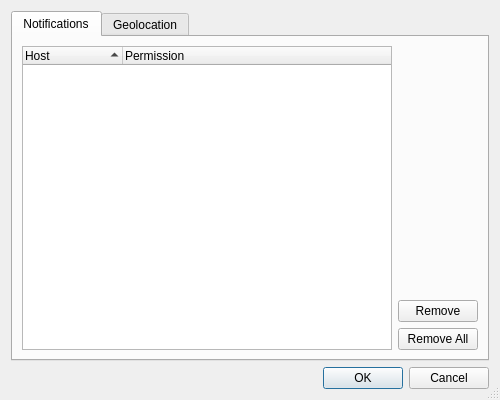
<?xml version="1.0" encoding="UTF-8"?>
<ui version="4.0">
 <class>FeaturePermissionsDialog</class>
 <widget class="QDialog" name="FeaturePermissionsDialog">
  <property name="geometry">
   <rect>
    <x>0</x>
    <y>0</y>
    <width>500</width>
    <height>400</height>
   </rect>
  </property>
  <property name="windowTitle">
   <string>HTML5 Feature Permissions</string>
  </property>
  <property name="sizeGripEnabled">
   <bool>true</bool>
  </property>
  <layout class="QVBoxLayout" name="verticalLayout_2">
   <item>
    <widget class="QTabWidget" name="tabWidget">
     <property name="currentIndex">
      <number>0</number>
     </property>
     <widget class="QWidget" name="tab">
      <attribute name="title">
       <string>Notifications</string>
      </attribute>
      <layout class="QHBoxLayout" name="horizontalLayout_2">
       <item>
        <widget class="QTreeWidget" name="notifList">
         <property name="alternatingRowColors">
          <bool>true</bool>
         </property>
         <property name="selectionMode">
          <enum>QAbstractItemView::ExtendedSelection</enum>
         </property>
         <property name="rootIsDecorated">
          <bool>false</bool>
         </property>
         <property name="itemsExpandable">
          <bool>false</bool>
         </property>
         <property name="sortingEnabled">
          <bool>true</bool>
         </property>
         <property name="allColumnsShowFocus">
          <bool>true</bool>
         </property>
         <column>
          <property name="text">
           <string>Host</string>
          </property>
         </column>
         <column>
          <property name="text">
           <string>Permission</string>
          </property>
         </column>
        </widget>
       </item>
       <item>
        <layout class="QVBoxLayout" name="verticalLayout_3">
         <item>
          <spacer name="verticalSpacer_2">
           <property name="orientation">
            <enum>Qt::Vertical</enum>
           </property>
           <property name="sizeHint" stdset="0">
            <size>
             <width>20</width>
             <height>40</height>
            </size>
           </property>
          </spacer>
         </item>
         <item>
          <widget class="QPushButton" name="notifRemoveButton">
           <property name="text">
            <string>Remove</string>
           </property>
          </widget>
         </item>
         <item>
          <widget class="QPushButton" name="notifRemoveAllButton">
           <property name="text">
            <string>Remove All</string>
           </property>
          </widget>
         </item>
        </layout>
       </item>
      </layout>
     </widget>
     <widget class="QWidget" name="tab_2">
      <attribute name="title">
       <string>Geolocation</string>
      </attribute>
      <layout class="QHBoxLayout" name="horizontalLayout">
       <item>
        <widget class="QTreeWidget" name="geoList">
         <property name="alternatingRowColors">
          <bool>true</bool>
         </property>
         <property name="selectionMode">
          <enum>QAbstractItemView::ExtendedSelection</enum>
         </property>
         <property name="rootIsDecorated">
          <bool>false</bool>
         </property>
         <property name="itemsExpandable">
          <bool>false</bool>
         </property>
         <property name="sortingEnabled">
          <bool>true</bool>
         </property>
         <property name="allColumnsShowFocus">
          <bool>true</bool>
         </property>
         <column>
          <property name="text">
           <string>Host</string>
          </property>
         </column>
         <column>
          <property name="text">
           <string>Permission</string>
          </property>
         </column>
        </widget>
       </item>
       <item>
        <layout class="QVBoxLayout" name="verticalLayout">
         <item>
          <spacer name="verticalSpacer">
           <property name="orientation">
            <enum>Qt::Vertical</enum>
           </property>
           <property name="sizeHint" stdset="0">
            <size>
             <width>20</width>
             <height>40</height>
            </size>
           </property>
          </spacer>
         </item>
         <item>
          <widget class="QPushButton" name="geoRemoveButton">
           <property name="text">
            <string>Remove</string>
           </property>
          </widget>
         </item>
         <item>
          <widget class="QPushButton" name="geoRemoveAllButton">
           <property name="text">
            <string>Remove All</string>
           </property>
          </widget>
         </item>
        </layout>
       </item>
      </layout>
     </widget>
    </widget>
   </item>
   <item>
    <widget class="QDialogButtonBox" name="buttonBox">
     <property name="orientation">
      <enum>Qt::Horizontal</enum>
     </property>
     <property name="standardButtons">
      <set>QDialogButtonBox::Cancel|QDialogButtonBox::Ok</set>
     </property>
    </widget>
   </item>
  </layout>
 </widget>
 <tabstops>
  <tabstop>tabWidget</tabstop>
  <tabstop>notifList</tabstop>
  <tabstop>notifRemoveButton</tabstop>
  <tabstop>notifRemoveAllButton</tabstop>
  <tabstop>geoList</tabstop>
  <tabstop>geoRemoveButton</tabstop>
  <tabstop>geoRemoveAllButton</tabstop>
 </tabstops>
 <resources/>
 <connections>
  <connection>
   <sender>buttonBox</sender>
   <signal>accepted()</signal>
   <receiver>FeaturePermissionsDialog</receiver>
   <slot>accept()</slot>
   <hints>
    <hint type="sourcelabel">
     <x>227</x>
     <y>381</y>
    </hint>
    <hint type="destinationlabel">
     <x>157</x>
     <y>274</y>
    </hint>
   </hints>
  </connection>
  <connection>
   <sender>buttonBox</sender>
   <signal>rejected()</signal>
   <receiver>FeaturePermissionsDialog</receiver>
   <slot>reject()</slot>
   <hints>
    <hint type="sourcelabel">
     <x>295</x>
     <y>387</y>
    </hint>
    <hint type="destinationlabel">
     <x>286</x>
     <y>274</y>
    </hint>
   </hints>
  </connection>
 </connections>
</ui>
